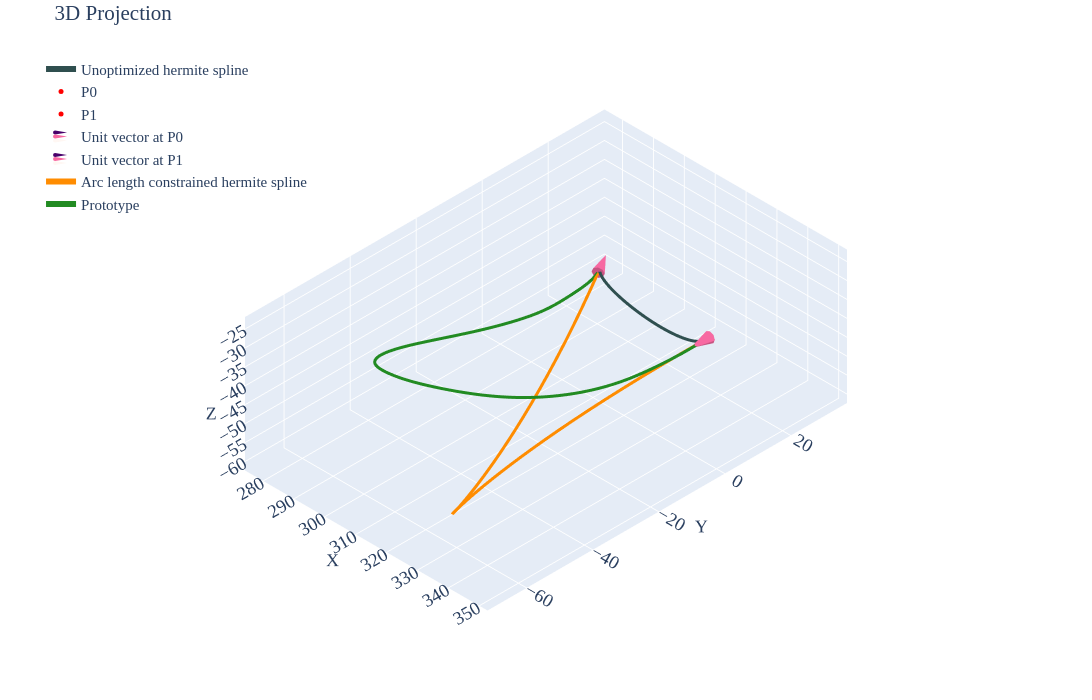

Source (notebook cell):
### Markdown cell above
## Case 01

### Code cell
import utils
from scipy import optimize
import pandas as pd

df=pd.read_csv('../data/case-01-prototype.csv')
prt=df.iloc[10:,2:].reset_index(drop=True)

p0=df.iloc[5,2:].values.astype(float)    # Point0
p1=df.iloc[6,2:].values.astype(float)    # Point1
u0=df.iloc[8,2:].values.astype(float)    # Unit Vector @ Point0
u1=df.iloc[9,2:].values.astype(float)    # Unit Vector @ Point1
m0=df.iloc[2,1]                          # Magnitude for Vector1
m1=df.iloc[3,1]                          # Magnitude for Vector2
u0_init=u0*m0
u1_init=u1*m1
spl=utils.hermite(p0, p1, u0_init, u1_init,num_points=51)

tgt=utils.length(prt.values)             # Target spline length

obj_fn=lambda x: utils.length(utils.hermite(p0,p1,x*u0,x*u1)) - tgt
sol=optimize.root_scalar(obj_fn, bracket=[0, tgt*3], method='brentq')
solx=sol.root
u0_final=solx*u0
u1_final=solx*u1
spl=utils.hermite(p0,p1,u0_init,u1_init,num_points=51)
spl_tgt=utils.hermite(p0,p1,u0_final,u1_final,num_points=51)

print(f'Length of the Prototype Spline: {utils.length(prt.values):.5f}')
print(f'Given target spline length: {tgt:.5f}')
print(f'Length of the Hermite Spline: {utils.length(spl.astype(float)):.5f}')
print(f'Achieved Length of the Hermite Spline: {utils.length(spl_tgt.astype(float)):.5f}')
print(f'\nComputed Magnitude (X): {solx:.4f}')

utils.plotter(spl,p0,p1,u0_init,u1_init,tgt=spl_tgt,prt=prt.values,cne=6,intr='d')
